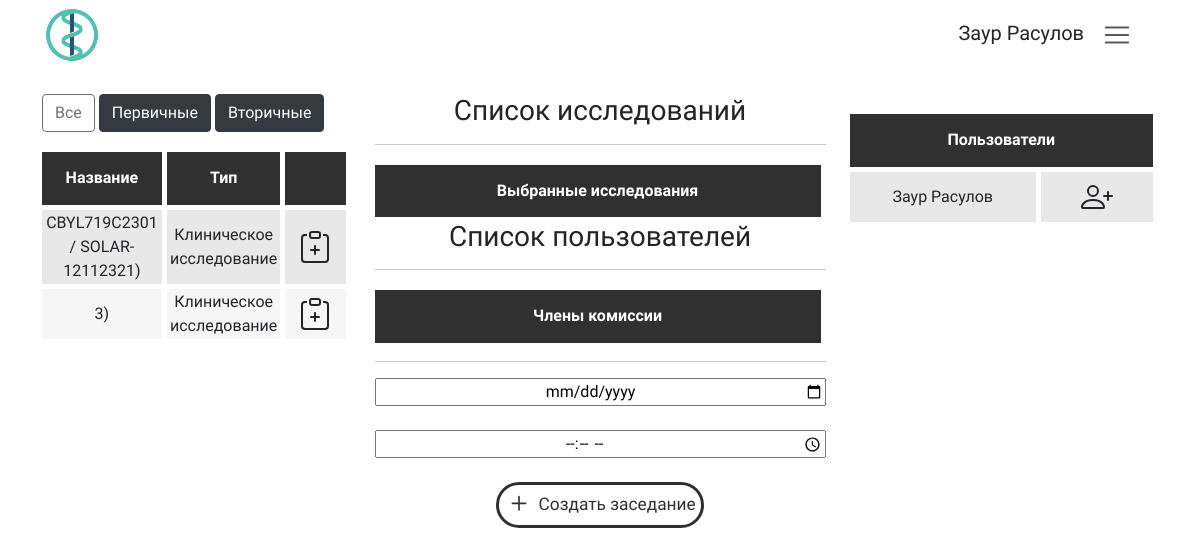
/meeting/ (signed in), run on an earlier commit of the app's database.
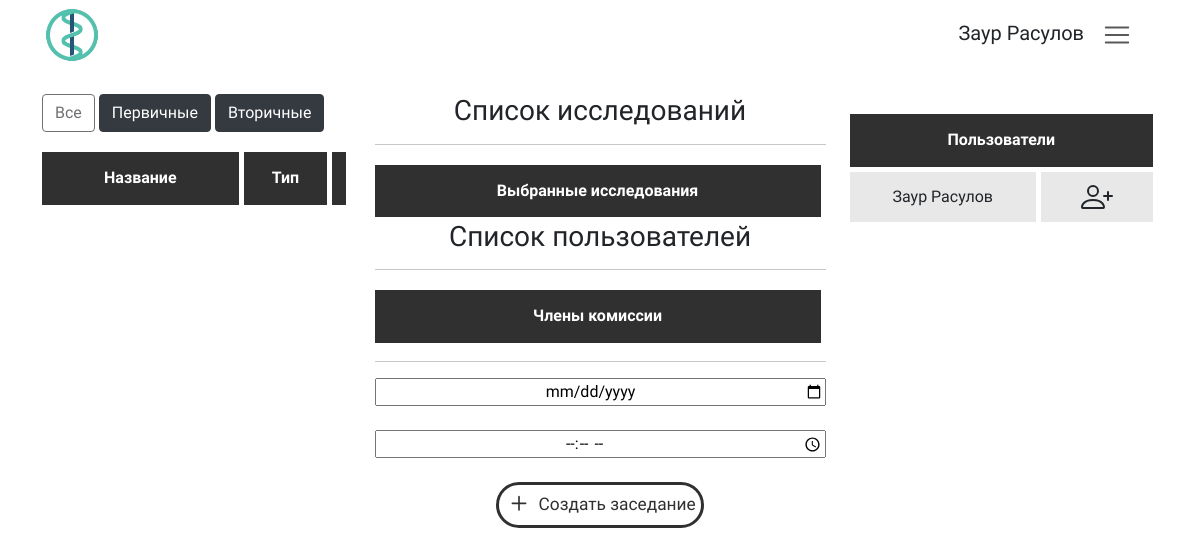
And on a later commit of the database.
### researchManager/models.py (models this page shows, shortened)
class Research(models.Model):
    type = models.CharField("Тип исследования", max_length=50, null=True, blank=True)
    type_request = models.CharField("Тип заявки", max_length=50, null=True, blank=True)
    owner = models.ForeignKey(settings.AUTH_USER_MODEL, on_delete=models.CASCADE, null=True, blank=True)
    identityCode = models.CharField("Код исследования", max_length=50, null=True, blank=True)
    date_accepted = models.DateField("Дата одобрения", blank=True, null=True, default="2021-05-05")
    date_created = models.DateTimeField("Дата загрузки в систему", auto_now_add=True, null=True, blank=True)
    protocol_number = models.CharField("Номер протокола", max_length=50, null=True, blank=True)
    protocol_name = models.CharField("Название протокола", max_length=500, null=True, blank=True)
    work_name = models.CharField("Название работы", max_length=500, null=True, blank=True)
    division = models.CharField("Подразделение", max_length=500, null=True, blank=True)
    executor = models.CharField("Исполнитель", max_length=500, null=True, blank=True)
    specialization = models.CharField("Специализация", max_length=500, null=True, blank=True)
    managers = models.CharField("Менеджеры", max_length=500, null=True, blank=True)
    name_research = models.CharField("Название исследования", max_length=500, null=True, blank=True)
    drug_name = models.CharField("Название препарата", max_length=500, null=True, blank=True)
    main_researcher = models.CharField("Главный исследователь", max_length=500, null=True, blank=True)
    research_center = models.CharField("Исследовательский центр", max_length=500, null=True, blank=True)
    customer = models.CharField("Заказчик", max_length=500, null=True, blank=True)
    customer_contacts = models.CharField("Контактные данные заказчика", max_length=500, null=True, blank=True)
    duration = models.CharField("Срок проведения исследования", max_length=150, null=True, blank=True)
    version = models.IntegerField("Версия", null=True, blank=True)
    addedOnMeeting = models.BooleanField("Добавленно на заседании", default=False)
    class Meta:
        verbose_name = "Исследование"
        verbose_name_plural = "Исследования"
    def __str__(self, MAX_LENGTH=70):
        MAX_LENGTH = 70
        if self.type == "clinicalResearch":
            name = self.protocol_name
        if self.type == "preclinicalResearch":
            name = self.work_name
        if self.type == "initiativeResearch":
            name = self.name_research
        if self.type == "dissertationWorksList":
            name = self.work_name
        if len(name) > MAX_LENGTH:
            return name[:MAX_LENGTH] + '...'
        else:
            return name
    def getType(self):
        if self.type == "clinicalResearch":
            return "Клиническое исследование"

### userControl/models.py (models this page shows)
class User(AbstractUser):
    username = models.EmailField(
        _('username'),
        max_length=150,
        unique=True,
        help_text=_(''),
        error_messages={
            'unique': _("Пользователь с таким Email уже существует."),
        },
    )
    first_name = models.CharField('Имя', max_length=30)
    last_name = models.CharField('Фамилия', max_length=150)
    middle_name = models.CharField('Отчество', max_length=30)
    role = models.ForeignKey(Role, on_delete=models.CASCADE, related_name='role', null=True, blank=True, default=7)
    password = models.CharField('Пароль', max_length=150)
    registration_accepted = models.CharField('Подтвердить регистрацию',max_length=10)
    def __str__(self):
        return self.get_full_name()
    class Meta(object):
        unique_together = ('username',)

### meetingManager/views.py (the view, shortened to what this page needs)
# urls.py: path("", login_required(views.CreateMeeting.as_view()), name="createMeeting"),
class CreateMeeting(Meeting):
	def get(self, request):
		return render(request, "createMeeting/createMeeting.html", {
			"researchOnMeetinList": Meeting.getNotAcceptedResearch(),
			"userList": Meeting.getUserList(),
		})

### meetingManager/views.py (called while the page is built)
	def getNotAcceptedResearch():
		return Research.objects.filter(addedOnMeeting=False, date_accepted=None)

	def getUserList():
		User = get_user_model()
		return User.objects.all()

### meetingManager/templates/createMeeting/createMeeting.html (shortened to what the changed rows need)
{% extends "base.html" %}
{% block content %}
{% load static %}
<div class="container">
    <form method="POST" enctype="multipart/form-data" class="meetingForm">
        <div class="row">
            <div class="col">
                <table class="table">
                    <table class="custom_table_meeting table-hover">
                        <thead>
                            <tr>
                                <th>Название</th>
                                <th>Тип</th>
                                <th></th>
                            </tr>
                        </thead>
                        <tbody id='researchList'>
                            {% for research in researchOnMeetinList %}
                            <tr id="{{ research.type_request }}">
                                <td style="cursor: pointer"
                                    onclick="window.open('{% url 'watchResearch' research.id %}')">{{ research }})</td>
                                <td style="cursor: pointer" onclick="window.open('{% url 'watchResearch' research.id %}')">{{ research.getType }}</td>
                                <td>
                                    <button type="button" id="{{ research.id }}" class="btn"
                                        onclick="addInMeetingList(this, 'researchInMeeting', '{{ research }}', '{{ research.id }}')">
                                    </button>
                                </td>
                            </tr>
                            {% endfor %}
                        </tbody>
                    </table>
            </div>
            <div class="col-5 text-center">
                <table class="custom_table_meeting">
                    <thead>
                        <tr>
                            <th colspan="2">Выбранные исследования</th>
                        </tr>
                    </thead>
                </table>
                <table class="custom_table_meeting">
                    <thead>
                        <tr>
                            <th colspan="2">Члены комиссии</th>
                        </tr>
                    </thead>
                </table>
            </div>
            <div class="col">
                <table class="custom_table_meeting table-hover">
                    <thead>
                        <tr>
                            <th colspan="2">Пользователи</th>
                        </tr>
                    </thead>
                    <tbody id="userList">
                        {% for user in userList %}
                        <tr>
                            <td scope="row">{{ user.get_full_name }}</td>
                            <td><button type="button" class="btn" id="{{ user.id }}"
                                    onclick="addInMeetingList(this, 'userInMeeting', '{{ user }}', '{{ user.id }}')">
                                </button></td>
                        </tr>
                        {% endfor %}
                    </tbody>
                </table>
            </div>
        </div>
    </form>
</div>
{% endblock %}

### templates/inc/_nav.html (shortened to what this page needs)
{% load static %}
<div class="container">
  <div class='form-inline'>
    <a class="navbar-brand "  href="{% url 'index' %}"><img class="logo" id="logo" src="{% static 'img/logo.png' %}" ></a>
    <div class="navbar-toggler ml-auto">
      {% if request.user.get_full_name %}
        {{ request.user.get_full_name }}
      {% endif %}
        <button class="navbar-toggler ml-auto custom-toggler" id="dropdownmenu" type="button" data-toggle="dropdown"  >
          <span class="navbar-toggler-icon "></span>
        </button>
    </div>
  </div>
</div><br>

What changed in the data, as far as the page shows it:
removed Research: type+protocol_name "CBYL719C2301 / SOLAR-12112321", getType "Клиническое исследование"
removed Research: type+protocol_name "3", getType "Клиническое исследование"
